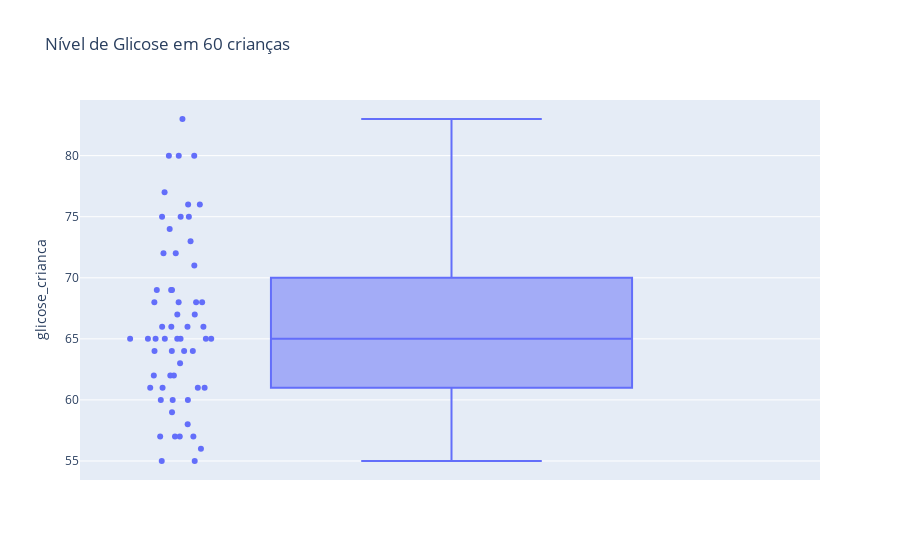

Notebook code cell kept with this figure:
### Code cell
fig = px.box(df, y="glicose_crianca", points="all", title="Nível de Glicose em 60 crianças",)
fig.to_image(format="png", engine="kaleido")
fig.show()

### Figure 1 — Plotly figure (JSON) as saved in the notebook; plotly's stock layout.template omitted (floating-point values rounded to 4 significant figures)
{"data": [{"alignmentgroup": "True", "boxpoints": "all", "hovertemplate": "glicose_crianca=%{y}<extra></extra>", "legendgroup": "", "marker": {"color": "#636efa"}, "name": "", "notched": false, "offsetgroup": "", "orientation": "v", "showlegend": false, "type": "box", "x0": " ", "xaxis": "x", "y": [56, 61, 57, 77, 62, 75, 63, 55, 64, 60, 60, 57, 61, 57, 67, 62, 69, 67, 68, 59, 65, 72, 65, 61, 68, 73, 65, 62, 75, 80, 66, 61, 69, 76, 72, 57, 75, 68, 83, 64, 69, 64, 66, 74, 65, 76, 65, 58, 65, 64, 65, 60, 65, 80, 66, 80, 68, 55, 66, 71], "y0": " ", "yaxis": "y"}], "layout": {"boxmode": "group", "legend": {"tracegroupgap": 0}, "title": {"text": "Nível de Glicose em 60 crianças"}, "xaxis": {"anchor": "y", "domain": [0, 1]}, "yaxis": {"anchor": "x", "domain": [0, 1], "title": {"text": "glicose_crianca"}}}}
